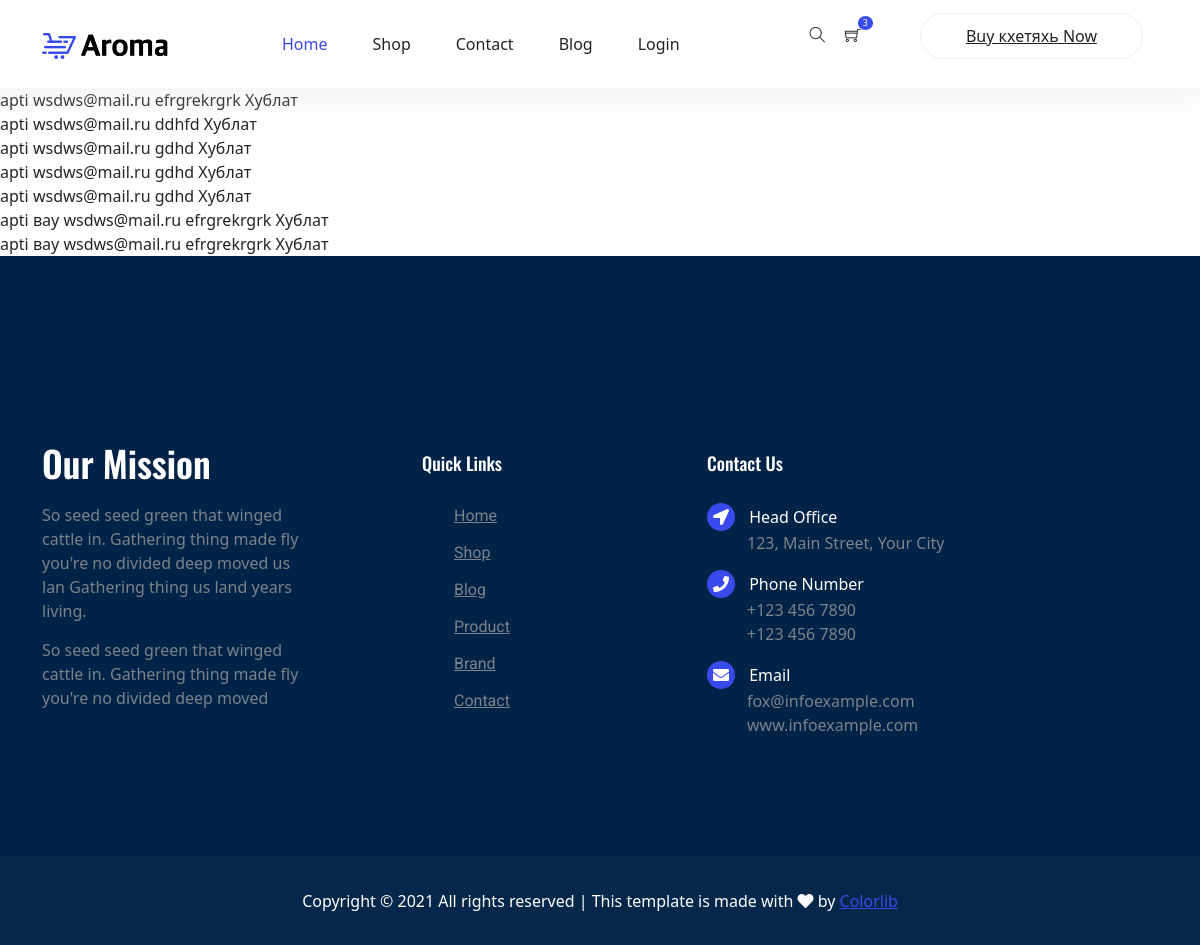
The page /buys on the database its author committed.
### gop_shop/models.py (models this page shows)
class Buy(db.Model):
    id = db.Column(db.Integer(), primary_key=True)
    name = db.Column(db.String(50), nullable=False)
    email = db.Column(db.String(), nullable=False)
    data_posted = db.Column(db.DateTime, nullable=False, default=datetime.now)
    adress = db.Column(db.String(), nullable=False)
    product_id = db.Column(db.Integer(), db.ForeignKey('products.id'), nullable=False)

class Product(db.Model):
    __tablename__='products'
    id = db.Column(db.Integer(), primary_key=True)
    title = db.Column(db.String(), nullable=False)
    price = db.Column(db.Integer(), nullable=False)
    category = db.Column(db.String(), nullable=False)
    availibility = db.Column(db.String(), nullable=False)
    description = db.Column(db.Text(), nullable=False)
    image = db.Column(db.String(), nullable=False)
    buy = db.relationship('Buy', backref='product', lazy=True)
    def __repr__(self) -> str:
        return self.title

### gop_shop/routes.py (the view)
@app.route('/buys')
def buys():
    buys = Buy.query.all()
    return render_template('buys.html', buys=buys)

### gop_shop/templates/buys.html
{% extends 'base.html' %}
{% block content %}
{% for buy in buys %}
    {{ buy.name }}
    {{ buy.email }}
    {{ buy.adress }}
    {{ buy.product }}
    <br>
    {% endfor %}
{% endblock %}

### gop_shop/static/css/style.css (style rules this page uses)
body { color:#777;font-family:"Roboto",sans-serif;font-size:15px;font-weight:400;line-height:1.667 }

### rows shown on the page
Buy: name "apti", email "wsdws@mail.ru", adress "efrgrekrgrk", product "Хублат"
Buy: name "apti", email "wsdws@mail.ru", adress "ddhfd", product "Хублат"
Buy: name "apti", email "wsdws@mail.ru", adress "gdhd", product "Хублат"
Buy: name "apti", email "wsdws@mail.ru", adress "gdhd", product "Хублат"
Buy: name "apti", email "wsdws@mail.ru", adress "gdhd", product "Хублат"
Buy: name "apti вау", email "wsdws@mail.ru", adress "efrgrekrgrk", product "Хублат"
Buy: name "apti вау", email "wsdws@mail.ru", adress "efrgrekrgrk", product "Хублат"
